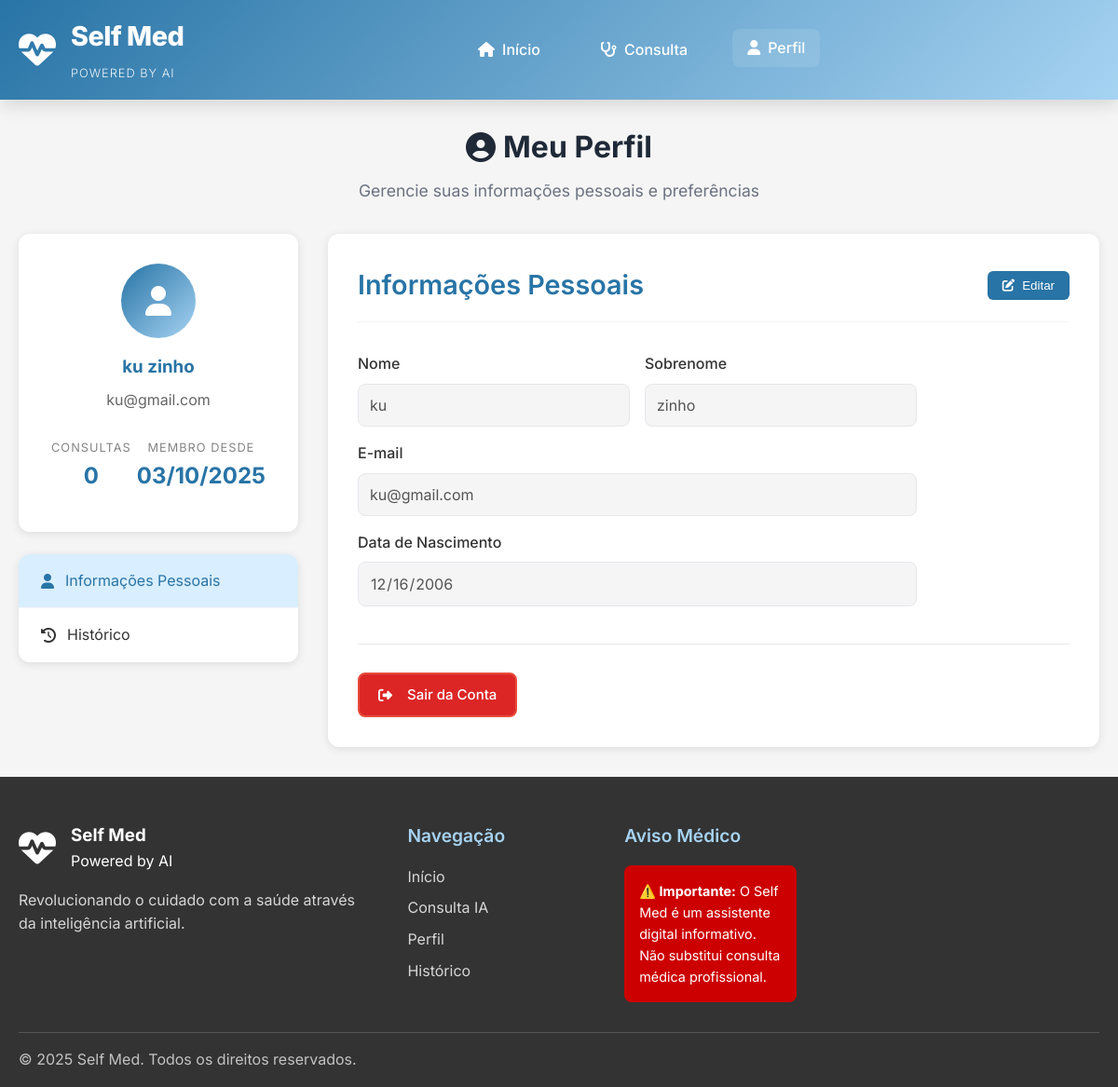
Screenshot of /src/views/perfilView.php (signed in) with the database file from the repository.
### tables this page shows
CREATE TABLE `usuarios` (
  `id` int NOT NULL AUTO_INCREMENT,
  `nome` varchar(100) NOT NULL,
  `sobrenome` varchar(100) NOT NULL,
  `senha` varchar(255) NOT NULL,
  `data_cadastro` timestamp NULL DEFAULT CURRENT_TIMESTAMP,
  `email` varchar(100) NOT NULL,
  `data_nascimento` date DEFAULT NULL,
  PRIMARY KEY (`id`),
  UNIQUE KEY `email` (`email`)
);

### src/controller/perfil.php (called while the page is built, shortened)
<?php
include("conexao.php");
$id = $_SESSION['id'];
$stmt = $connection->prepare("
    SELECT nome, sobrenome, email, data_nascimento, data_cadastro
    FROM usuarios
    WHERE id = ?
");
$stmt->bind_param("i", $id);
$stmt->execute();
$result = $stmt->get_result();
if ($result->num_rows > 0) {
    $user = $result->fetch_assoc();
} else {
    session_destroy();
    header("Location: ../views/index.php");
    exit();
}
$stmt_consultas = $connection->prepare("
    SELECT COUNT(*) AS total_consultas
    FROM consultas
    WHERE id_usuario = ?
");
$stmt_consultas->bind_param("i", $id);
$stmt_consultas->execute();
$result_consultas = $stmt_consultas->get_result();
$consultas = $result_consultas->fetch_assoc();
$total_consultas = $consultas['total_consultas'] ?? 0;
?>

### src/views/perfilView.php (the view, shortened to what this page needs)
<?php
include("../controller/perfil.php");
?>
<!DOCTYPE html>
<html lang="pt-BR">
<head>
    <link rel="stylesheet" href="css/styles.css">
    <link rel="stylesheet" href="https://cdnjs.cloudflare.com/ajax/libs/font-awesome/6.4.0/css/all.min.css">
</head>
<body>
    <header class="header">
        <div class="container">
            <div class="nav-brand">
                <div class="logo">
                    <i class="fas fa-heartbeat"></i>
                    <div class="brand-text">
                        <h1>Self Med</h1>
                        <span class="tagline">Powered by AI</span>
                    </div>
                </div>
            </div>
            <nav class="nav-menu">
                <a href="index.php" class="nav-link">
                    <i class="fas fa-home"></i>
                    <span>Início</span>
                </a>
                <a href="consulta.php" class="nav-link">
                    <i class="fas fa-stethoscope"></i>
                    <span>Consulta</span>
                </a>
                <a href="" class="nav-link active" style="color: white;">
                    <i class="fas fa-user"></i>
                    <span>Perfil</span>
                </a>
            </nav>
        </div>
    </header>
    <main class="profile-page">
        <div class="container">
            <div class="page-header">
                <h1><i class="fas fa-user-circle"></i> Meu Perfil</h1>
                <p>Gerencie suas informações pessoais e preferências</p>
            </div>
            <div class="profile-container">
                <div class="profile-sidebar">
                    <div class="profile-card">
                        <div class="profile-avatar-large">
                            <i class="fas fa-user"></i>
                        </div>
                        <h3 id="sidebar-name">
                            <?php echo htmlspecialchars($user['nome']) . ' ' . htmlspecialchars($user['sobrenome']); ?>
                        </h3>
                        <p id="sidebar-email">
                            <?php echo htmlspecialchars($user['email']); ?>
                        </p>
                        <div class="profile-stats">
                            <div class="stat">
                                <span class="stat-label">Consultas</span>
                                <span class="stat-number" id="total-consultations">
                                    <?php echo htmlspecialchars($total_consultas); ?>
                                </span>
                            </div>
                            <div class="stat">
                                <span class="stat-label">Membro desde</span>
                                <span class="stat-number" id="member-since">
                                    <?php echo date('d/m/Y', strtotime($user['data_cadastro'])); ?>
                                </span>
                            </div>
                        </div>
                    </div>
                    <div class="profile-nav">
                        <a href="#personal-info" class="profile-nav-item active" data-tab="personal-info">
                            <i class="fas fa-user"></i>Informações Pessoais
                        </a>
                        <a href="historico.php" class="profile-nav-item">
                            <i class="fas fa-history"></i>Histórico
                        </a>
                    </div>
                </div>
                <div class="profile-content">
                    <div class="tab-content active" id="personal-info">
                        <div class="content-header">
                            <h2>Informações Pessoais</h2>
                            <button class="btn-edit" type="button">
                                <i class="fas fa-edit"></i>Editar
                            </button>
                        </div>
                        <form class="profile-form" id="personal-info-form">
                            <div class="form-row">
                                <div class="form-group">
                                    <label for="firstName">Nome</label>
                                    <input
                                        type="text"
                                        id="firstName"
                                        name="firstName"
                                        value="<?php echo htmlspecialchars($user['nome']); ?>"
                                        disabled
                                        required
                                    >
                                </div>
                                <div class="form-group">
                                    <label for="lastName">Sobrenome</label>
                                    <input
                                        type="text"
                                        id="lastName"
                                        name="lastName"
                                        value="<?php echo htmlspecialchars($user['sobrenome']); ?>"
                                        disabled
                                        required
                                    >
                                </div>
                            </div>
                            <div class="form-group">
                                <label for="email">E-mail</label>
                                <input
                                    type="email"
                                    id="email"
                                    name="email"
                                    value="<?php echo htmlspecialchars($user['email']); ?>"
                                    disabled
                                    required
                                >
                            </div>
                            <div class="form-group">
                                <label for="birthDate">Data de Nascimento</label>
                                <input
                                    type="date"
                                    id="birthDate"
                                    name="dataNascimento"
                                    value="<?php echo htmlspecialchars($user['data_nascimento']); ?>"
                                    disabled
                                >
                            </div>
                        </form>
                        <div class="logout-section" style="margin-top: 40px; padding-top: 30px; border-top: 1px solid #e5e7eb;">
                            <a href="../controller/logout.php" class="btn-logout" style="display: inline-flex; align-items: center; gap: 8px; padding: 10px 20px; background-color: #dc2626; color: white; border-radius: 8px; text-decoration: none; font-weight: 500; transition: all 0.2s;">
                                <i class="fas fa-sign-out-alt"></i> Sair da Conta
                            </a>
                        </div>
                    </div>
                </div>
            </div>
        </div>
    </main>
    <footer class="footer">
        <div class="container">
            <div class="footer-content">
                <div class="footer-section">
                    <div class="footer-brand">
                        <div class="logo">
                            <i class="fas fa-heartbeat"></i>
                            <div class="brand-text">
                                <h3>Self Med</h3>
                                <span>Powered by AI</span>
                            </div>
                        </div>
                        <p>Revolucionando o cuidado com a saúde através da inteligência artificial.</p>
                    </div>
                </div>
                <div class="footer-section">
                    <h4>Navegação</h4>
                    <ul class="footer-links">
                        <li><a href="index.php">Início</a></li>
                        <li><a href="consulta.php">Consulta IA</a></li>
                        <li><a href="perfil.php">Perfil</a></li>
                        <li><a href="historico.php">Histórico</a></li>
                    </ul>
                </div>
                <div class="footer-section">
                    <h4>Aviso Médico</h4>
                    <div class="medical-disclaimer">
                        <p><strong>⚠️ Importante:</strong> O Self Med é um assistente digital informativo. Não substitui consulta médica profissional.</p>
                    </div>
                </div>
            </div>
            <div class="footer-bottom">
                <div class="footer-bottom-content">
                    <p>&copy; 2025 Self Med. Todos os direitos reservados.</p>
                </div>
            </div>
        </div>
    </footer>
</body>
</html>

### rows the page displays
usuarios: nome "ku", sobrenome "zinho", email "ku@gmail.com", data_cadastro "03/10/2025", firstName "ku", lastName "zinho", dataNascimento "12/16/2006"

### other values shown
$total_consultas "0"
